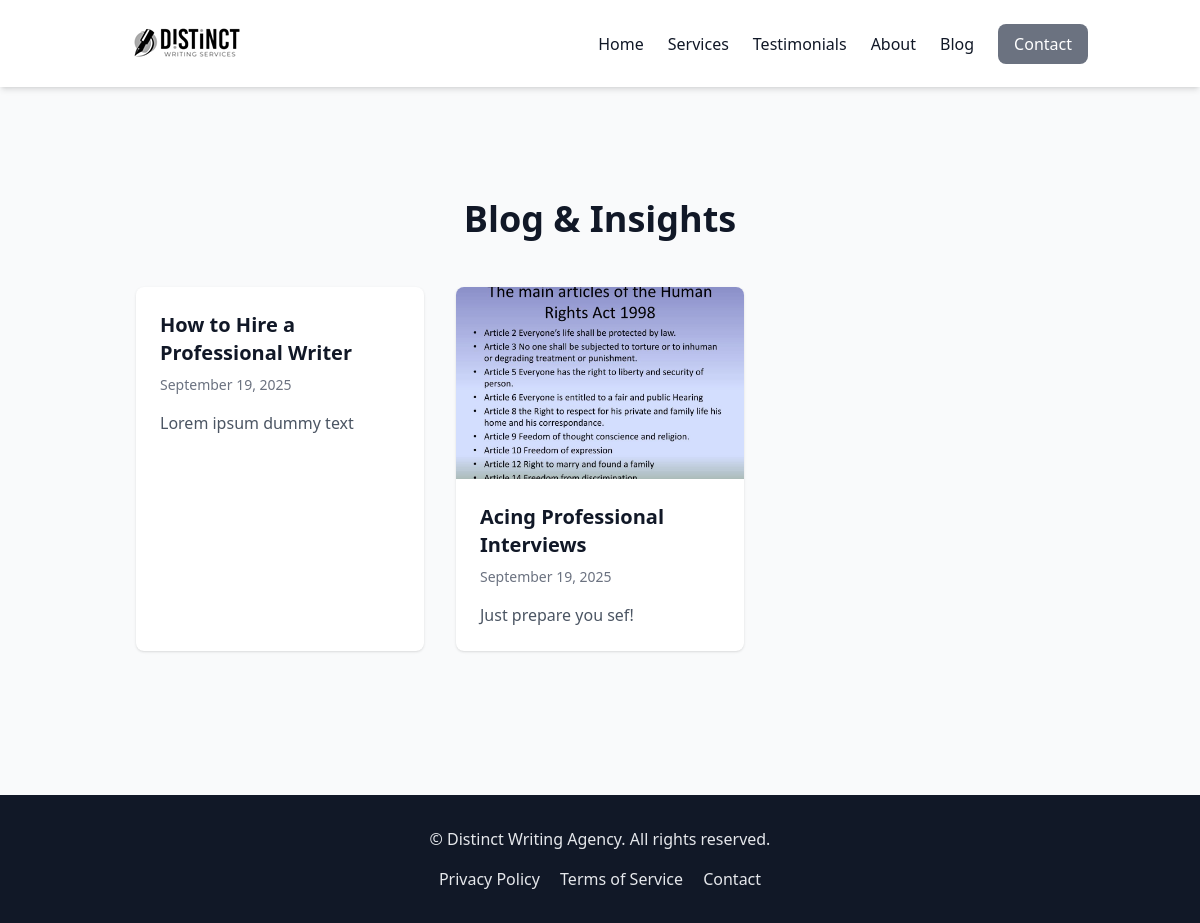
Screenshot of /blog/ with the database file from the repository.
### website/models.py (models this page shows, shortened)
class BlogPost(models.Model):
    title = models.CharField(max_length=200) # Blog post title
    slug = models.SlugField(
        unique=True,
        help_text="Unique slug for SEO-friendly URLS (e.g. 'how-to-write-a-CV')."
    )
    content = models.TextField()     # Full blog post content
    cover_image = models.ImageField(
        upload_to="blog_covers/",
        blank=True,
        null=True,
        help_text="Optional cover image for the blog post."
    )
    created_at = models.DateTimeField(auto_now_add=True)    # Auto set on creation

### website/views.py (the view)
# urls.py: path("blog/", views.blog_list, name="blog_list"),
def blog_list(request):
    posts = BlogPost.objects.all()
    return render(request, "blog_list.html", {
        "posts": posts
    })

### website/templates/blog_list.html (shortened to what this page needs)
{% extends "base.html" %}
{% block content %}
<section class="max-w-6xl mx-auto px-6 py-16">
    <h1 class="text-4xl font-bold text-center mb-12">
        Blog & Insights
    </h1>
    <div class="grid grid-cols-1 md:grid-cols-3 gap-8">
        {% for post in posts %}
        <article class="bg-white rounded-lg shadow overflow-hidden">
            {% if post.cover_image %}
            <img
                src="{{ post.cover_image.url }}"
                alt="{{ post.title }}"
                class="w-full h-48 object-cover"
            />
            {% endif %}
            <div class="p-6">
                <h2 class="text-xl font-semibold mb-2">
                    <a href="{% url 'blog_detail' post.slug %}" class="hover:underline">
                        {{ post.title }}
                    </a>
                </h2>
                <p class="text-sm text-gray-500 mb-4">
                    {{ post.created_at|date:"F j, Y" }}
                </p>
                <p class="text-gray-600">
                    {{ post.content|truncatewords:20 }}
                </p>
            </div>
        </article>
        {% empty %}
        <p>No blog posts yet.</p>
        {% endfor %}
    </div>
</section>
{% endblock %}

### rows the page displays
BlogPost: title "How to Hire a Professional Writer", created_at "September 19, 2025", content "Lorem ipsum dummy text"
BlogPost: cover_image (picture), title "Acing Professional Interviews", created_at "September 19, 2025", content "Just prepare you sef!"
